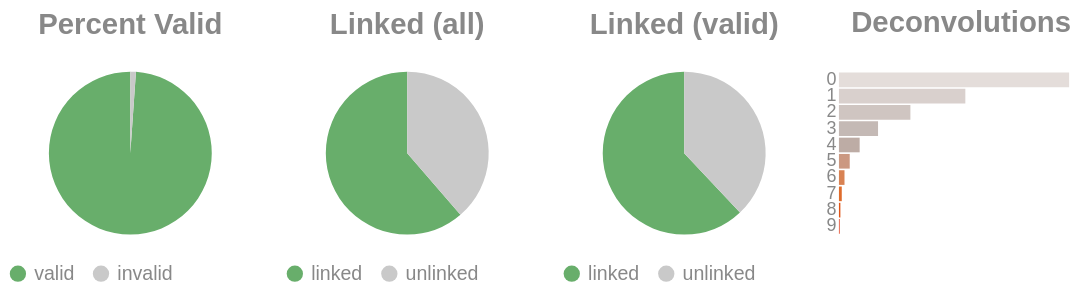

This figure's notebook cell:
### Code cell
if SKIPLR:
    pass
else:
    clash = Counter()
    for i in valids['molecule'].to_list():
        _mol = i.split("-")
        if len(_mol) == 1:
            clash.update('0')
        else:
            clash.update(_mol[-1])

    _d = {"deconvolutions": [], 'count': []}
    for k,v in clash.items():
        _d['deconvolutions'].append(k)
        _d['count'].append(v)

    tot_valid = valids['reads'].sum()
    mask = valids['reads'] >= 2
    n_linked_reads = valids.filter(mask)['reads'].sum()
    if n_linked_reads == 0:
        print_html("No linked molecules (>=2 reads) were detected; skipping linked-only distributions.")
        SKIPLR = True
    else:
        perc_valid = round(tot_valid / n_reads, 4)
        linked_perc_abs = round(n_linked_reads / n_reads, 4)
        linked_perc = round(n_linked_reads / tot_valid, 4)

    _valid = pl.DataFrame({"valids": ['valid', 'invalid'], "count": [tot_valid, n_reads - tot_valid]})
    _linked_abs = pl.DataFrame({"linked (absolute)": ['linked', 'unlinked'], "count": [n_linked_reads, n_reads - n_linked_reads]})
    _linked_rel = pl.DataFrame({"linked (valids)": ['linked', 'unlinked'], "count": [n_linked_reads, tot_valid - n_linked_reads]})

    (
        alt.hconcat(
            piechart(_valid, goodval = 'valid', title = "Percent Valid"),
            piechart(_linked_abs, goodval = "linked", title =  "Linked (all)"),
            piechart(_linked_rel, goodval = "linked", title =  "Linked (valid)"),
            convolutionbar(pl.DataFrame(_d), title = "Deconvolutions"),
            center = True,
            bounds = 'flush'
        )
        .resolve_scale(color='independent')
        .resolve_legend('independent')
        .properties(usermeta={'embedOptions': {"actions": False}})
    ).display()

### Figure 1 — Vega-Lite specification as saved in the notebook (floating-point values rounded to 4 significant figures)
{"width": "container", "height": 400, "config": {"title": {"anchor": "start", "dy": -15, "fontSize": 18, "color": "#888888", "subtitleColor": "#888888", "subtitleFontSize": 14}, "arc": {"fill": "#0072B2"}, "axis": {"domainColor": "#888888", "domainWidth": 0.5, "gridWidth": 0.2, "grid": false, "titleFontWeight": 400, "titleFontSize": 15, "labelFontSize": 11, "labelColor": "#888888", "tickColor": "#888888", "tickWidth": 0.2, "titleColor": "#888888"}, "axisBand": {"grid": false}, "axisX": {"grid": true, "tickSize": 10, "domainCap": "round"}, "axisY": {"domain": false, "grid": true, "tickSize": 0, "domainCap": "round"}, "background": "transparent", "header": {"labelFontSize": 15, "labelColor": "#888888", "titleFontSize": 15, "titleFontWeight": 600, "titleColor": "#888888"}, "legend": {"labelFont": "sans-serif", "labelFontSize": 12, "labelColor": "#888888", "symbolSize": 100, "symbolType": "circle", "titleFontSize": 12, "titlePadding": 10, "titleColor": "#888888", "title": null}, "range": {"category": ["#E69F00", "#56B4E9", "#009E73", "#F0E442", "#0072B2", "#D55E00", "#CC79A7", "#000000"], "diverging": ["#cfe8f3", "#a2d4ec", "#73bfe2", "#46abdb", "#1696d2", "#12719e"]}, "area": {"fill": "#0072B2", "fillOpacity": 0.7, "line": true, "strokeOpacity": 0.7}, "line": {"color": "#0072B2", "stroke": "#0072B2", "strokeWidth": 2}, "trail": {"color": "#0072B2", "stroke": "#0072B2", "strokeWidth": 0, "size": 1}, "point": {"filled": true, "fillOpacity": 1.0, "size": 95}, "text": {"color": "#888888", "fontSize": 11, "align": "right", "fontWeight": 400, "size": 11}, "bar": {"fill": "#0072B2", "stroke": null}, "view": {"stroke": null, "continuousWidth": 660, "continuousHeight": 400}}, "hconcat": [{"data": {"name": "data-27253f6c0cbfa8d50fcaea3a6162610b"}, "mark": {"type": "arc"}, "encoding": {"color": {"field": "valids", "legend": {"orient": "bottom", "title": null}, "scale": {"domain": ["valid", "invalid"], "range": ["#68ae6b", "#C9C9C9"]}, "title": "Valids", "type": "nominal"}, "theta": {"field": "count", "type": "quantitative"}, "tooltip": [{"field": "valids", "title": "Valids", "type": "ordinal"}, {"field": "percent", "format": ".2%", "title": "Percent", "type": "quantitative"}, {"field": "count", "title": "Count", "type": "quantitative"}]}, "height": 100, "title": {"text": "Percent Valid", "align": "center", "anchor": "middle"}, "transform": [{"calculate": "datum.count / 1651709", "as": "percent"}], "width": 150}, {"data": {"name": "data-0f6c83d3929fd019b6983b502a434309"}, "mark": {"type": "arc"}, "encoding": {"color": {"field": "linked (absolute)", "legend": {"orient": "bottom", "title": null}, "scale": {"domain": ["linked", "unlinked"], "range": ["#68ae6b", "#C9C9C9"]}, "title": "Linked (Absolute)", "type": "nominal"}, "theta": {"field": "count", "type": "quantitative"}, "tooltip": [{"field": "linked (absolute)", "title": "Linked (Absolute)", "type": "ordinal"}, {"field": "percent", "format": ".2%", "title": "Percent", "type": "quantitative"}, {"field": "count", "title": "Count", "type": "quantitative"}]}, "height": 100, "title": {"text": "Linked (all)", "align": "center", "anchor": "middle"}, "transform": [{"calculate": "datum.count / 1651709", "as": "percent"}], "width": 150}, {"data": {"name": "data-2337157056921aea9989db4d6c5f7814"}, "mark": {"type": "arc"}, "encoding": {"color": {"field": "linked (valids)", "legend": {"orient": "bottom", "title": null}, "scale": {"domain": ["linked", "unlinked"], "range": ["#68ae6b", "#C9C9C9"]}, "title": "Linked (Valids)", "type": "nominal"}, "theta": {"field": "count", "type": "quantitative"}, "tooltip": [{"field": "linked (valids)", "title": "Linked (Valids)", "type": "ordinal"}, {"field": "percent", "format": ".2%", "title": "Percent", "type": "quantitative"}, {"field": "count", "title": "Count", "type": "quantitative"}]}, "height": 100, "title": {"text": "Linked (valid)", "align": "center", "anchor": "middle"}, "transform": [{"calculate": "datum.count / 1633525", "as": "percent"}], "width": 150}, {"data": {"name": "data-4cd48c967f631b56dd15b69b29149c52"}, "mark": {"type": "bar"}, "encoding": {"color": {"field": "deconvolutions", "legend": null, "scale": {"scheme": "lightgreyred"}, "type": "nominal"}, "tooltip": [{"field": "deconvolutions", "title": "Deconvolutions", "type": "ordinal"}, {"field": "percent", "format": ".2%", "title": "Percent", "type": "quantitative"}, {"field": "count", "title": "Count", "type": "quantitative"}], "x": {"axis": null, "field": "count", "type": "quantitative"}, "y": {"field": "deconvolutions", "sort": "ascending", "title": null, "type": "nominal"}}, "height": 100, "title": {"text": "Deconvolutions", "align": "center", "anchor": "middle"}, "transform": [{"calculate": "datum.count / 937886", "as": "percent"}], "width": 150}], "bounds": "flush", "center": true, "resolve": {"legend": {"angle": "independent"}, "scale": {"color": "independent"}}, "usermeta": {"embedOptions": {"actions": false}}, "$schema": "https://vega.github.io/schema/vega-lite/v6.4.1.json", "datasets": {"data-27253f6c0cbfa8d50fcaea3a6162610b": [{"valids": "valid", "count": 1633525}, {"valids": "invalid", "count": 18184}], "data-0f6c83d3929fd019b6983b502a434309": [{"linked (absolute)": "linked", "count": 1012947}, {"linked (absolute)": "unlinked", "count": 638762}], "data-2337157056921aea9989db4d6c5f7814": [{"linked (valids)": "linked", "count": 1012947}, {"linked (valids)": "unlinked", "count": 620578}], "data-4cd48c967f631b56dd15b69b29149c52": [{"deconvolutions": "0", "count": 423948}, {"deconvolutions": "1", "count": 232809}, {"deconvolutions": "2", "count": 131611}, {"deconvolutions": "3", "count": 72029}, {"deconvolutions": "4", "count": 38161}, {"deconvolutions": "5", "count": 19866}, {"deconvolutions": "6", "count": 10243}, {"deconvolutions": "7", "count": 5226}, {"deconvolutions": "8", "count": 2668}, {"deconvolutions": "9", "count": 1325}]}}
